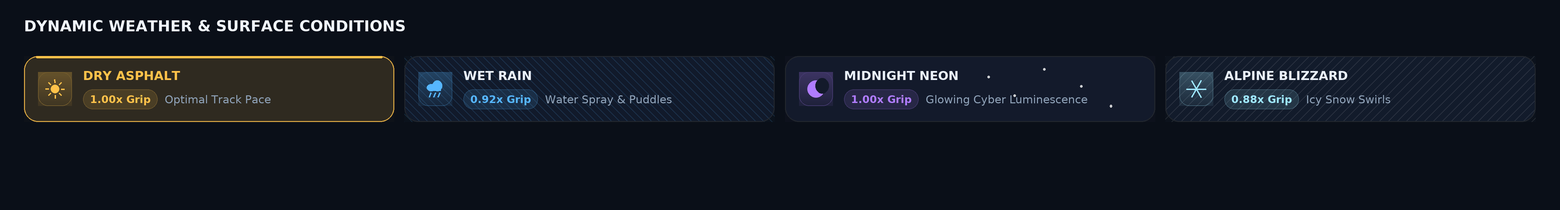

The script that saved this image:
#!/usr/bin/env python3
"""Render the weather row from the values in public/css/style.css.

There is no browser in this environment (the Playwright browser CDN is blocked),
so this draws the row from the SHIPPING css numbers - accents, radii, paddings,
tile size, chip colours - to check proportion, contrast and hierarchy before
pushing. It is a mock of the design, not a screenshot: the text metrics come from
DejaVu rather than Orbitron, and the masked SVG icons are redrawn as shapes.
"""
from PIL import Image, ImageDraw, ImageFont
import math, os

S = 3                                    # supersample
W, H = 1560, 210
PAGE_BG = (10, 15, 24)
CARD_BG = (16, 24, 40)
BORDER = (255, 255, 255, 24)
MUTED = (143, 162, 184)
NAME = (234, 241, 250)
FONTS = '/usr/share/fonts/truetype/dejavu/'
F = lambda name, px: ImageFont.truetype(FONTS + name, int(px * S))

WEATHER = [
    ('dry', 'DRY ASPHALT', '1.00x Grip', 'Optimal Track Pace', (255, 194, 74), 'sun'),
    ('wet', 'WET RAIN', '0.92x Grip', 'Water Spray & Puddles', (86, 182, 255), 'rain'),
    ('night', 'MIDNIGHT NEON', '1.00x Grip', 'Glowing Cyber Luminescence', (176, 124, 255), 'moon'),
    ('blizzard', 'ALPINE BLIZZARD', '0.88x Grip', 'Icy Snow Swirls', (159, 232, 255), 'snow'),
]


def rgba(c, a):
    return (c[0], c[1], c[2], int(round(a * 255)))


def icon(d, kind, cx, cy, r, col, bg):
    if kind == 'sun':
        d.ellipse([cx - r * .42, cy - r * .42, cx + r * .42, cy + r * .42], fill=col)
        for i in range(8):
            a = i * math.pi / 4
            d.line([cx + math.cos(a) * r * .62, cy + math.sin(a) * r * .62,
                    cx + math.cos(a) * r * .95, cy + math.sin(a) * r * .95], fill=col, width=max(1, int(1.5 * S)))
    elif kind == 'rain':
        d.ellipse([cx - r * .85, cy - r * .5, cx + r * .05, cy + r * .22], fill=col)
        d.ellipse([cx - r * .3, cy - r * .85, cx + r * .7, cy + r * .22], fill=col)
        d.rectangle([cx - r * .3, cy - r * .2, cx + r * .55, cy + r * .2], fill=col)
        for dx in (-.45, 0, .45):
            d.line([cx + dx * r, cy + r * .40, cx + dx * r - r * .18, cy + r * .85], fill=col, width=max(1, int(1.4 * S)))
    elif kind == 'moon':
        d.ellipse([cx - r * .85, cy - r * .85, cx + r * .85, cy + r * .85], fill=col)
        d.ellipse([cx - r * .05, cy - r * 1.1, cx + r * 1.3, cy + r * .45], fill=bg)
    else:
        for i in range(3):
            a = i * math.pi / 3
            d.line([cx - math.cos(a) * r, cy - math.sin(a) * r,
                    cx + math.cos(a) * r, cy + math.sin(a) * r], fill=col, width=max(1, int(1.4 * S)))


def draw_card(canvas, base_x, base_y, w, h, data, active):
    key, name, grip, desc, col, kind = data
    w, h = int(w), int(h)
    x0, y0 = int(base_x), int(base_y)
    radius = 14 * S

    # --- card body + atmosphere on their own layer, so alpha actually blends
    layer = Image.new('RGBA', (w, h), (0, 0, 0, 0))
    ld = ImageDraw.Draw(layer, 'RGBA')
    ld.rounded_rectangle([0, 0, w - 1, h - 1], radius, fill=CARD_BG + (255,))
    if active:
        ld.rounded_rectangle([0, 0, w - 1, h - 1], radius, fill=rgba(col, 0.14))

    # the ::before glow: strongest at the top right, fading out
    glow = Image.new('RGBA', (w, h), (0, 0, 0, 0))
    gd = ImageDraw.Draw(glow, 'RGBA')
    gcx, gcy = w * 0.90, -h * 0.10
    for i in range(30, 0, -1):
        rr = w * 0.95 * i / 30
        gd.ellipse([gcx - rr, gcy - rr, gcx + rr, gcy + rr], fill=rgba(col, 0.014))
    layer.alpha_composite(glow)

    streaks = Image.new('RGBA', (w, h), (0, 0, 0, 0))
    sd = ImageDraw.Draw(streaks, 'RGBA')
    if key == 'wet':
        for i in range(-h, w + h, 8 * S):
            sd.line([i, 0, i + h, h], fill=rgba(col, 0.16), width=max(1, int(0.7 * S)))
    elif key == 'blizzard':
        for i in range(-h, w + h, 9 * S):
            sd.line([i, h, i + h, 0], fill=rgba((255, 255, 255), 0.10), width=max(1, int(0.7 * S)))
    elif key == 'night':
        for sx, sy in ((.70, .20), (.80, .46), (.62, .60), (.88, .76), (.55, .32)):
            px, py = w * sx, h * sy
            sd.ellipse([px - 1.2 * S, py - 1.2 * S, px + 1.2 * S, py + 1.2 * S], fill=(255, 255, 255, 200))
    layer.alpha_composite(streaks)

    # --- the icon tile (gradient + inner ring + the masked icon)
    t = int(34 * S)
    tx, ty = 14 * S, int((h - t) / 2)
    tile = Image.new('RGBA', (t, t), (0, 0, 0, 0))
    td = ImageDraw.Draw(tile, 'RGBA')
    for i in range(t):
        f = i / t
        td.line([0, i, t, i], fill=rgba(col, 0.26 * (1 - f) + 0.07 * f))
    td.rounded_rectangle([0, 0, t - 1, t - 1], 10 * S, outline=rgba(col, 0.32), width=max(1, int(0.9 * S)))
    icon(td, kind, t / 2, t / 2, t * 0.29, col + (255,), (0, 0, 0, 0))
    layer.alpha_composite(tile, (int(tx), int(ty)))

    # --- border, and the lit top bar on the chosen card
    bd = ImageDraw.Draw(layer, 'RGBA')
    bd.rounded_rectangle([0, 0, w - 1, h - 1], radius,
                         outline=rgba(col, 0.85) if active else BORDER, width=max(1, int(1.0 * S)))
    if active:
        bd.rounded_rectangle([12 * S, 0, w - 12 * S, 2 * S], 2 * S, fill=col + (255,))

    canvas.alpha_composite(layer, (x0, y0))

    # --- text, drawn opaque on the canvas so nothing is lost to blending
    d = ImageDraw.Draw(canvas, 'RGBA')
    nx = x0 + tx + t + 11 * S
    name_col = col if active else NAME
    d.text((nx, y0 + h * 0.30), name, font=F('DejaVuSans-Bold.ttf', 12.5), fill=name_col + (255,), anchor='lm')

    f_chip = F('DejaVuSans-Bold.ttf', 10.5)
    chip_w = d.textlength(grip, font=f_chip)
    cy = int(y0 + h * 0.66)
    chip = Image.new('RGBA', (int(chip_w + 14 * S), int(20 * S)), (0, 0, 0, 0))
    cd = ImageDraw.Draw(chip, 'RGBA')
    cd.rounded_rectangle([0, 0, chip.width - 1, chip.height - 1], 999, fill=rgba(col, 0.13),
                         outline=rgba(col, 0.28), width=max(1, int(0.9 * S)))
    canvas.alpha_composite(chip, (int(nx), cy - int(10 * S)))
    d = ImageDraw.Draw(canvas, 'RGBA')
    d.text((nx + 7 * S, cy), grip, font=f_chip, fill=col + (255,), anchor='lm')
    d.text((nx + chip.width + 7 * S, cy), desc, font=F('DejaVuSans.ttf', 11), fill=MUTED + (255,), anchor='lm')


def main():
    canvas = Image.new('RGBA', (W * S, H * S), PAGE_BG + (255,))
    d = ImageDraw.Draw(canvas, 'RGBA')
    d.text((24 * S, 26 * S), 'DYNAMIC WEATHER & SURFACE CONDITIONS',
           font=F('DejaVuSans-Bold.ttf', 15), fill=(240, 245, 252, 255), anchor='lm')

    margin, gap, top, ch = 24 * S, 10 * S, 56 * S, 66 * S
    cw = (W * S - 2 * margin - 3 * gap) / 4
    for i, wdata in enumerate(WEATHER):
        draw_card(canvas, margin + i * (cw + gap), top, cw, ch, wdata, i == 0)

    out = os.path.join(os.path.dirname(os.path.abspath(__file__)), 'weather-row.png')
    canvas.convert('RGB').resize((W, H), Image.LANCZOS).save(out)
    print('wrote', out)


if __name__ == '__main__':
    main()
